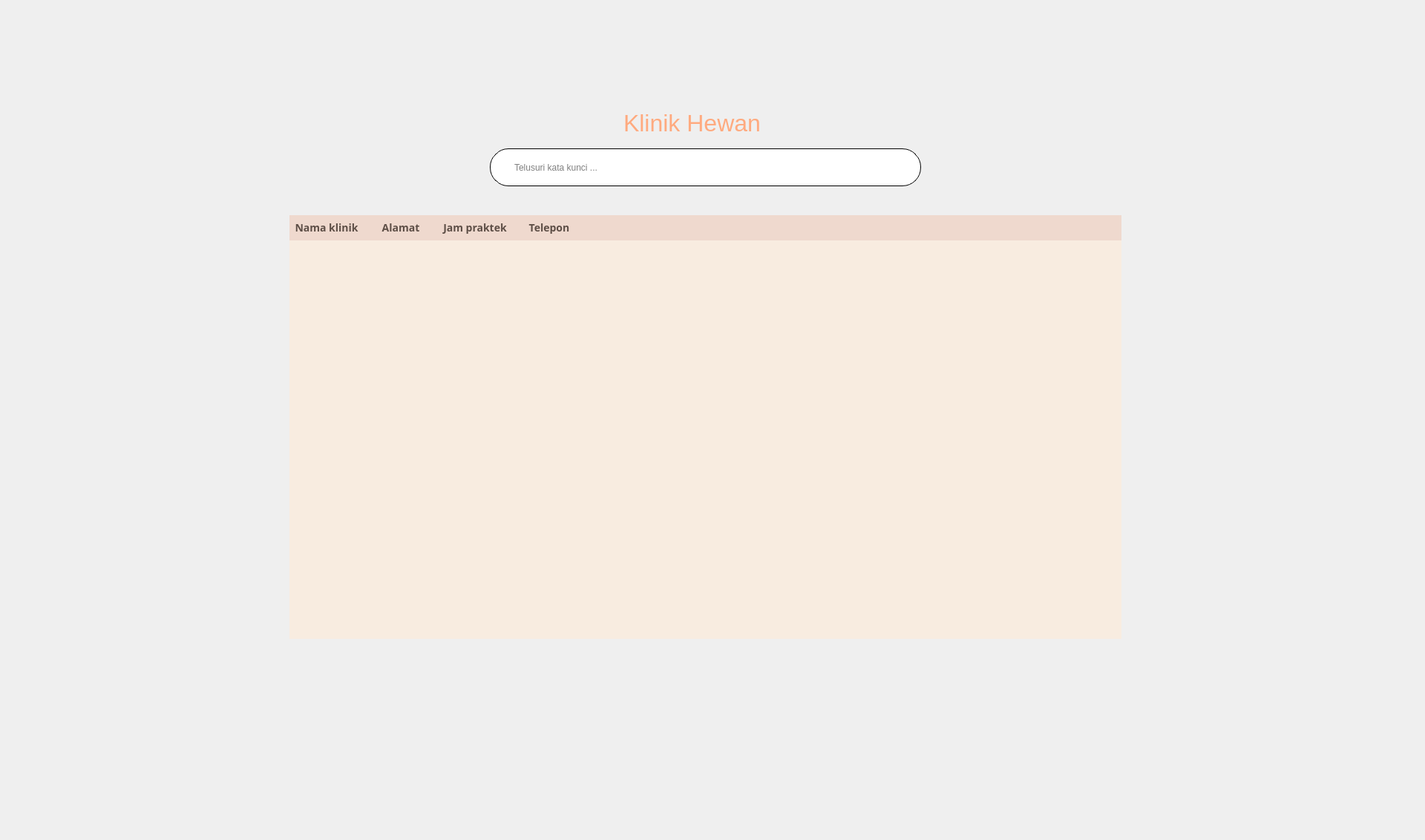
<?xml version="1.0" encoding="UTF-8"?>
<ui version="4.0">
 <class>Dialog</class>
 <widget class="QDialog" name="Dialog">
  <property name="geometry">
   <rect>
    <x>0</x>
    <y>0</y>
    <width>1920</width>
    <height>1132</height>
   </rect>
  </property>
  <property name="windowTitle">
   <string>Dialog</string>
  </property>
  <property name="layoutDirection">
   <enum>Qt::LeftToRight</enum>
  </property>
  <property name="styleSheet">
   <string notr="true">QDialog{
Background-image:url(src/Assets/Menu.png)
}</string>
  </property>
  <widget class="QTableWidget" name="tableWidget">
   <property name="geometry">
    <rect>
     <x>390</x>
     <y>290</y>
     <width>1121</width>
     <height>571</height>
    </rect>
   </property>
   <property name="font">
    <font>
     <family>Segoe UI,sans-serif</family>
    </font>
   </property>
   <property name="layoutDirection">
    <enum>Qt::LeftToRight</enum>
   </property>
   <property name="styleSheet">
    <string notr="true">QTableWidget {
    background-color: #F8ECE0;
    border: none;
    font-family: &quot;Segoe UI&quot;, sans-serif;
    color: #5D4E46;
}

QTableWidget::item {
    padding: 5px;
    border: none;
    font-size: 12px;
    font-family: &quot;Segoe UI&quot;, sans-serif;
    color: #5D4E46;
    background-color: transparent;
    selection-background-color: #0078D7;
    selection-color: #FFFFFF;
	text-align: center
}

QTableWidget::item:hover {
    background-color: #EFD9CE;
}

QHeaderView {
    background-color: #EFD9CE;
    border: none;
    font-weight: bold;
    font-size: 14px;
    font-family: &quot;Segoe UI&quot;, sans-serif;
    color: #5D4E46;
    height: 30px;
}

QHeaderView::section {
    background-color: #EFD9CE;
    border: none;
    padding: 5px;
}

QHeaderView::section:checked {
    background-color: #0078D7;
    color: #FFFFFF;
}

QTableWidget::item:selected {
    background-color: #0078D7;
    color: #FFFFFF;
}

QScrollBar:vertical {
    width: 14px;
    background-color: #F8ECE0;
    margin: 0px 0px 0px 0px;
}

QScrollBar::handle:vertical {
    background-color: #5D4E46;
    min-height: 20px;
}

QScrollBar::add-line:vertical {
    height: 0px;
    subcontrol-position: bottom;
    subcontrol-origin: margin;
}

QScrollBar::sub-line:vertical {
    height: 0px;
    subcontrol-position: top;
    subcontrol-origin: margin;
}

QScrollArea {
    border: none;
}

QScrollBar:vertical {
    width: 14px;
    background-color: #F8ECE0;
    margin: 0px 0px 0px 0px;
}

QScrollBar::handle:vertical {
    background-color: #5D4E46;
    min-height: 20px;
}

QScrollBar::add-line:vertical {
    height: 0px;
    subcontrol-position: bottom;
    subcontrol-origin: margin;
}

QScrollBar::sub-line:vertical {
    height: 0px;
    subcontrol-position: top;
    subcontrol-origin: margin;
}

QScrollBar::add-page:vertical,QScrollBar::sub-page:vertical {
    background-color: #F8ECE0;
}
.search-results {
    height: 300px;
    overflow-y: auto;
}

</string>
   </property>
   <property name="verticalScrollBarPolicy">
    <enum>Qt::ScrollBarAsNeeded</enum>
   </property>
   <property name="horizontalScrollBarPolicy">
    <enum>Qt::ScrollBarAlwaysOff</enum>
   </property>
   <property name="sizeAdjustPolicy">
    <enum>QAbstractScrollArea::AdjustIgnored</enum>
   </property>
   <column>
    <property name="text">
     <string>Nama klinik</string>
    </property>
   </column>
   <column>
    <property name="text">
     <string>Alamat</string>
    </property>
   </column>
   <column>
    <property name="text">
     <string>Jam praktek</string>
    </property>
   </column>
   <column>
    <property name="text">
     <string>Telepon</string>
    </property>
   </column>
  </widget>
  <widget class="QLineEdit" name="searchBar_2">
   <property name="geometry">
    <rect>
     <x>660</x>
     <y>200</y>
     <width>581</width>
     <height>51</height>
    </rect>
   </property>
   <property name="styleSheet">
    <string notr="true">QLineEdit {
background-color: rgb(255,255,255);
color: rgb(0,0,0);
border: 1px solid black;
border-radius: 25px;
padding-left: 30px;
padding-right: 30px;
}</string>
   </property>
   <property name="placeholderText">
    <string>Telusuri kata kunci ...</string>
   </property>
  </widget>
  <widget class="QLabel" name="label">
   <property name="geometry">
    <rect>
     <x>840</x>
     <y>140</y>
     <width>291</width>
     <height>51</height>
    </rect>
   </property>
   <property name="font">
    <font>
     <pointsize>24</pointsize>
    </font>
   </property>
   <property name="autoFillBackground">
    <bool>false</bool>
   </property>
   <property name="styleSheet">
    <string notr="true">color: rgb(255, 170, 127);
</string>
   </property>
   <property name="text">
    <string>Klinik Hewan</string>
   </property>
  </widget>
  <widget class="QPushButton" name="backHome">
   <property name="geometry">
    <rect>
     <x>50</x>
     <y>60</y>
     <width>411</width>
     <height>71</height>
    </rect>
   </property>
   <property name="styleSheet">
    <string notr="true">border:none</string>
   </property>
   <property name="text">
    <string/>
   </property>
  </widget>
 </widget>
 <resources/>
 <connections/>
</ui>
